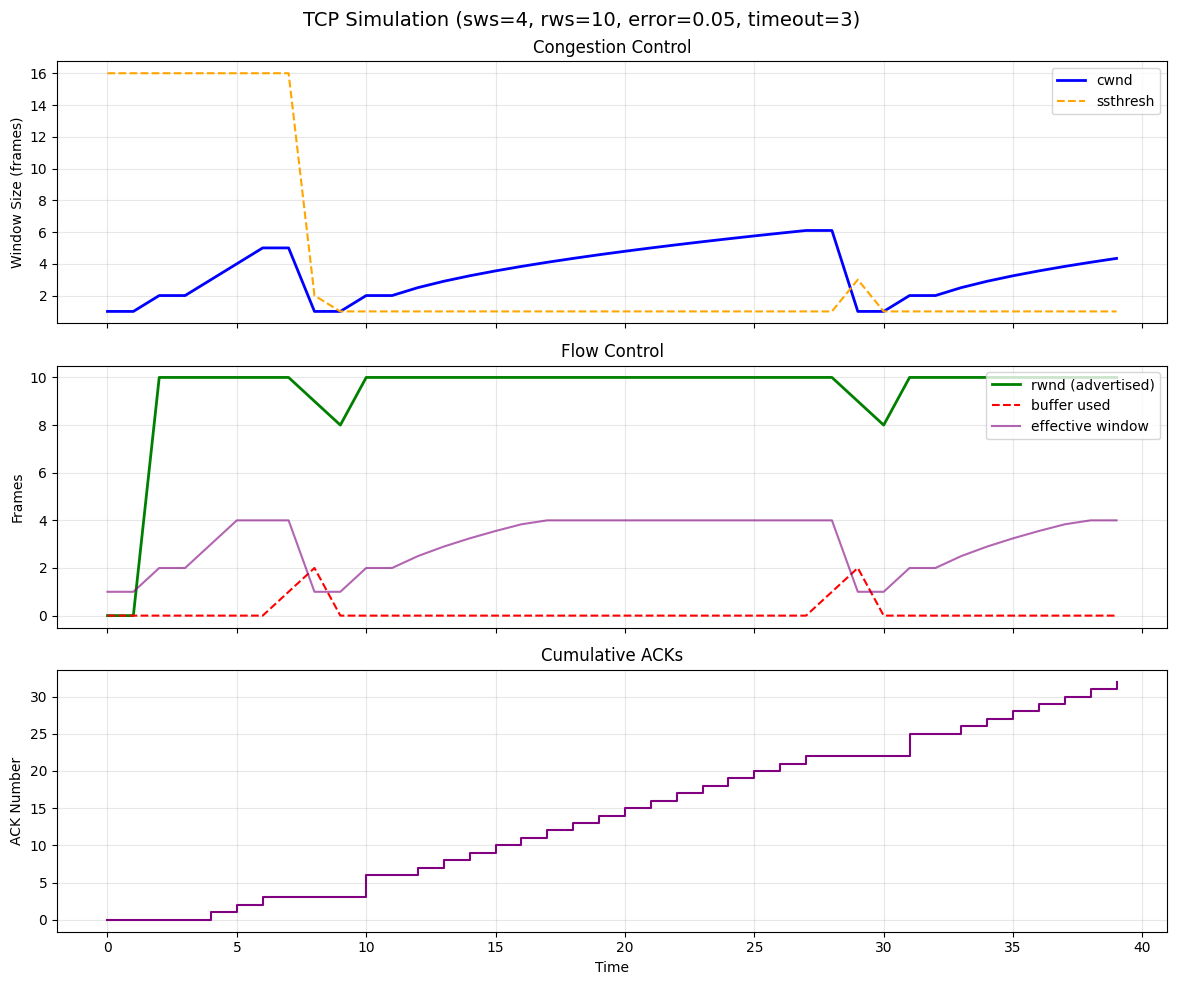

Recreate this plot in Python.
import random
import matplotlib.pyplot as plt

# Defines a frame
class Frame:
    def __init__(self, seq_num, time_sent):
        self.seq_num = seq_num  # Sequence number of frame
        self.time_sent = time_sent  # Timestamp when frame was sent
        self.unack = True   # Tracks if frame is unacknowledged
    
# Defines an ACK
class ACK:
    def __init__(self, ack_num,  rwnd=0):
        self.ack_num = ack_num  # Seq num of frame being acknowledged
        self.rwnd = rwnd

# Defines a sender node
class SenderNode:
    def __init__(self, sws):
        self.sws = sws  # Sender window size
        self.cwnd = 1
        self.rwnd = -1 # Receiver window size that was advertised TODO implement this 
        self.lar = -1   # Last ack received
        self.lfs = -1   # Last frame sent
        self.frames = []    # List of unacknowledged frames in transit
        self.ssthresh = 16
        self.dup_ack_count = 0

    # Send a frame
    def send_frame(self, timestamp):
        # Check if a new frame can be sent (the window is not full)
        effective_window = min(self.cwnd, self.rwnd if self.rwnd > 0 else self.cwnd, self.sws)
        if (self.lfs - self.lar) >= effective_window:
            return None

        self.lfs += 1   # Slide the window

        frame_to_send = Frame(self.lfs, timestamp)  # Create a new frame with the next sequence number and the current timestamp

        self.frames.append(frame_to_send)   # Add the new frame to the list of unacked frames in transit

        return frame_to_send    # Return the frame to be sent
    
    # Check for timeouts
    def check_timeout(self, timestamp, timeout):
        # Remove frames that have been acknowledged
        self.frames = [f for f in self.frames if f.seq_num > self.lar]
        
        # Iterate through unacknowledged frames
        for frame in self.frames:
            # If a frame has been unacknowledged for longer than timeout
            if frame.unack and timestamp - frame.time_sent >= timeout:
                self.ssthresh = max(self.cwnd // 2, 1)
                self.cwnd = 1
                frame.time_sent = timestamp # Update time sent to the current timestamp

                return frame    # Return frame so it can be retransmitted
    
        return None # No frame needs to be retransmitted

    # Process incoming ACK
    def process_ack(self, ack: ACK):
        # If ACK is corrupted, send error ACK
        if ack.ack_num == '?':
            return ACK('?')
        old_lar = self.lar

        # Iterate through unacknowledged frames
        for frame in self.frames:
            # If frame's seq num is <= to ACK number, acknowledge it
            if frame.seq_num <= ack.ack_num:
                frame.unack = False

        # Remove acknowledged frames from list of unacknowledged frames
        self.frames = [frame for frame in self.frames if frame.unack]

        # Update last acknowledged frame
        self.lar = max(self.lar, ack.ack_num)
        self.rwnd = ack.rwnd

        if ack.ack_num > old_lar:
            if self.cwnd < self.ssthresh:
                self.cwnd += 1
            else:
                self.cwnd += 1 / self.cwnd

# Defines a reciever node
class ReceiverNode:
    def __init__(self, rws):
        self.rws = rws
        self.laf = rws - 1
        self.lfr = -1
        self.buffer = set()

    # Receive a frame
    def receive_frame(self, frame: Frame):
    # Frame is older than what we've already received — send duplicate ACK
        if frame.seq_num <= self.lfr:
            return ACK(self.lfr, self.available_window())
    
    # Frame is beyond our window — drop it silently
        if frame.seq_num > self.laf:
            return None
    
    # Frame is in the acceptable range
        self.buffer.add(frame.seq_num)
    
        while (self.lfr + 1) in self.buffer:
            self.buffer.remove(self.lfr + 1)
            self.lfr += 1
            self.laf = self.lfr + self.rws
    
        if self.lfr < 0:
            return None
    
        return ACK(self.lfr, self.available_window())
    
    def available_window(self):
        return max(0, self.rws - len(self.buffer))

# Determines if a frame is corrupted
def is_corrupted(error):
    return random.random() < error

# Simulate sliding window
def do_simulation(duration, error, timeout, sender, receiver):
    # Track frame and ACK in transit
    frame_in_transit : Frame = None
    ack_in_transit : ACK = None

    # Data collection for plotting
    history = {
        'time': [],
        'cwnd': [],
        'ssthresh': [],
        'rwnd': [],
        'ack_num': [],
        'buffer_used': [],
        'effective_window': []
    }
    
    # Simulate sliding window by iterating timestamp
    for timestamp in range(duration):
        # Set error flags to False at the start of each timestamp
        last_frame_error = False
        last_ack_error = False
        
        # Process ack in transit
        if ack_in_transit is not None:
            # If ACK is corrupted
            if ack_in_transit.ack_num == '?':
                last_ack_error = True   # Set ack error flag to True

            sender.process_ack(ack_in_transit)  # Sender processes ACK

            ack_in_transit = None   # Clear ACK in transit after processing

        # Process frame in transit
        if frame_in_transit is not None:
            if is_corrupted(error):
                ack = None  # Frame lost — receiver never got it, no ACK generated
                last_frame_error = True
            else:
                ack = receiver.receive_frame(frame_in_transit)  # Receiver processes frame and generates ACK

            # If frame is corrupted
            if isinstance(ack, ACK) and ack.ack_num == '?':
                last_frame_error = True # Set frame error flag to True

            # If ACK is corrupted
            if ack is not None and is_corrupted(error):
                ack_in_transit = ACK('?')   # Set ACK in transit to error ACK
                last_ack_error = True   # Set ACK error flag to True
            else:
                ack_in_transit = ack    # Set ACK in transit to ACK sent by receiver

            frame_in_transit = None # Clear frame in transit after processing

        frame = sender.check_timeout(timestamp, timeout)    # Check for timeouts and retransmit frame if needed

        # If frame times out
        if frame is None:
            frame = sender.send_frame(timestamp)    # Resend frame

        frame_in_transit = frame    # Set frame in transit to frame sent by sender
        #print(f"  [debug] cwnd={sender.cwnd:.2f} ssthresh={sender.ssthresh}") #Debug
        print(format_output(timestamp, frame, sender, receiver, ack_in_transit, last_frame_error, last_ack_error))  # Print output for current timestamp
        
        # Record state for plotting
        history['time'].append(timestamp)
        history['cwnd'].append(sender.cwnd)
        history['ssthresh'].append(sender.ssthresh)
        history['rwnd'].append(sender.rwnd if sender.rwnd > 0 else 0)
        history['ack_num'].append(sender.lar if sender.lar >= 0 else 0)
        history['buffer_used'].append(len(receiver.buffer))
        history['effective_window'].append(min(sender.cwnd, sender.rwnd if sender.rwnd > 0 else sender.cwnd, sender.sws))

    return history

# Process and format output for each timestamp
def format_output(timestamp, frame, sender, receiver, ack, last_frame_error, last_ack_error):
    frame_num = '_' if frame is None else frame.seq_num # Print '_' if no frame sent, or show frame number

    # If error in sending ACK
    if last_ack_error:
        lar = '?'   # Print '?' if error
    else:
        lar = '_' if sender.lar == -1 else sender.lar   # Print '_' if no frame acknowledged, or show last ack received

    # If error in sending frame
    if last_frame_error:
        lfs = '?'   # Print '?' if error
    else:
        lfs = '_' if sender.lfs < 0 else sender.lfs # Print '_' if indicate no frame sent, or show last frame sent

    # If error in receiving frame
    if last_frame_error:
        lfr = '?'   # Print '?' if error
    else:
        lfr = '_' if receiver.lfr < 0 else receiver.lfr # Print '_' if indicate no frame received in order, or show last frame received
    
    # If error in receiving ACK
    if last_ack_error:
        ack_num = '?'   # Print '?' if error
    elif ack is None:
        ack_num = '_'   # Print '_' if no ACK sent
    elif ack.ack_num == '?':
        ack_num = '?'   # Print '?' if error
    else:
        ack_num = ack.ack_num   # Print ACK number

    laf = '_' if receiver.lfr < 0 else receiver.laf # Print '_' if no largest acceptable frame, or show largest acceptable frame

    buffer_str = '(' + ', '.join(map(str, sorted(receiver.buffer))) + ')'   # Format buffer as a string

    return f"{timestamp}\t|\t{frame_num}\t{lar}\t{lfs}\t|\t{lfr}\t{laf}\t{ack_num}\t{buffer_str}"   # Return processed and formatted output

# Create sender and receiver nodes
def create_nodes(sws, rws):
    sender = SenderNode(sws)
    receiver = ReceiverNode(rws)

    return sender, receiver

# Print header information
def print_header(duration, sws, rws, error, timeout):
    print("Group: Go With the Flow")
    print("Student Names: Ethan Van Brunt (ID: 904031060), Ryan Giacoboni (ID: 904003021), Jacob Lebkuecher (ID: 904026388)")
    print(f"Parameters: duration={duration} sws={sws} rws={rws} error={error} timeout={timeout}\n")

def plot_results(history, params):
    duration, sws, rws, error, timeout = params
    
    fig, axes = plt.subplots(3, 1, figsize=(12, 10), sharex=True)
    fig.suptitle(f'TCP Simulation (sws={sws}, rws={rws}, error={error}, timeout={timeout})', fontsize=14)
    
    # --- Subplot 1: Congestion control sawtooth ---
    axes[0].plot(history['time'], history['cwnd'], label='cwnd', color='blue', linewidth=2)
    axes[0].plot(history['time'], history['ssthresh'], label='ssthresh', color='orange', linestyle='--')
    axes[0].set_ylabel('Window Size (frames)')
    axes[0].set_title('Congestion Control')
    axes[0].legend(loc='upper right')
    axes[0].grid(True, alpha=0.3)
    
    # --- Subplot 2: Flow control ---
    axes[1].plot(history['time'], history['rwnd'], label='rwnd (advertised)', color='green', linewidth=2)
    axes[1].plot(history['time'], history['buffer_used'], label='buffer used', color='red', linestyle='--')
    axes[1].plot(history['time'], history['effective_window'], label='effective window', color='purple', alpha=0.6)
    axes[1].set_ylabel('Frames')
    axes[1].set_title('Flow Control')
    axes[1].legend(loc='upper right')
    axes[1].grid(True, alpha=0.3)
    
    # --- Subplot 3: ACKs ---
    axes[2].step(history['time'], history['ack_num'], where='post', color='purple', linewidth=1.5)
    axes[2].set_ylabel('ACK Number')
    axes[2].set_xlabel('Time')
    axes[2].set_title('Cumulative ACKs')
    axes[2].grid(True, alpha=0.3)
    
    plt.tight_layout()
    plt.savefig('tcp_simulation.png', dpi=100, bbox_inches='tight')
    plt.show()

# Create initial simulation variables
input = str(input("Input parameters: "))   # Get input parameters from user

duration, sws, rws, error, timeout = input.split(' ')   # Parse input parameters

duration = int(duration)   # Duration of simulation
sws = int(sws)   # Sender window size
rws = int(rws)   # Receiver window size
error = float(error)   # Probability of error
timeout = int(timeout)   # Timeout duration

sender, receiver = create_nodes(sws, rws)   # Create sender and receiver nodes

print_header(duration, sws, rws, error, timeout)   # Print header information

history = do_simulation(duration, error, timeout, sender, receiver)   # Run the simulation
plot_results(history, (duration, sws, rws, error, timeout))
